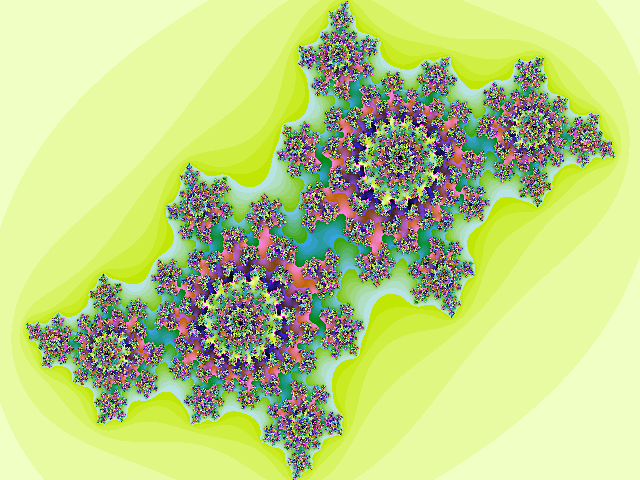

Write the Python code that produced this figure.
from PIL import Image

# driver function


def julia(cX, cY):
	width, height, zoom = 640, 480, 1

	# creating the new image in RGB mode
	bitmap = Image.new("RGB", (width, height), "white")

	# Allocating the storage for the image and
	# loading the pixel data.
	pix = bitmap.load()

	# setting up the variables according to
	# the equation to  create the fractal
	moveX, moveY = 0.0, 0.0
	maxIter = 255

	for x in range(width):
			for y in range(height):
				zx = 1.5 * (x - width / 2) / (0.5 * zoom * width) + moveX
				zy = 1.0 * (y - height / 2) / (0.5 * zoom * height) + moveY
				i = maxIter
				while zx * zx + zy * zy < 4 and i > 1:
					tmp = zx * zx - zy * zy + cX
					zy, zx = 2.0 * zx * zy + cY, tmp
					i -= 1

				# convert byte to RGB (3 bytes), kinda
				# magic to get nice colors
				pix[x, y] = (i << 21) + (i << 10) + i * 8

	return bitmap


julia(-0.4, 0.6).save('julia.png', 'PNG')
